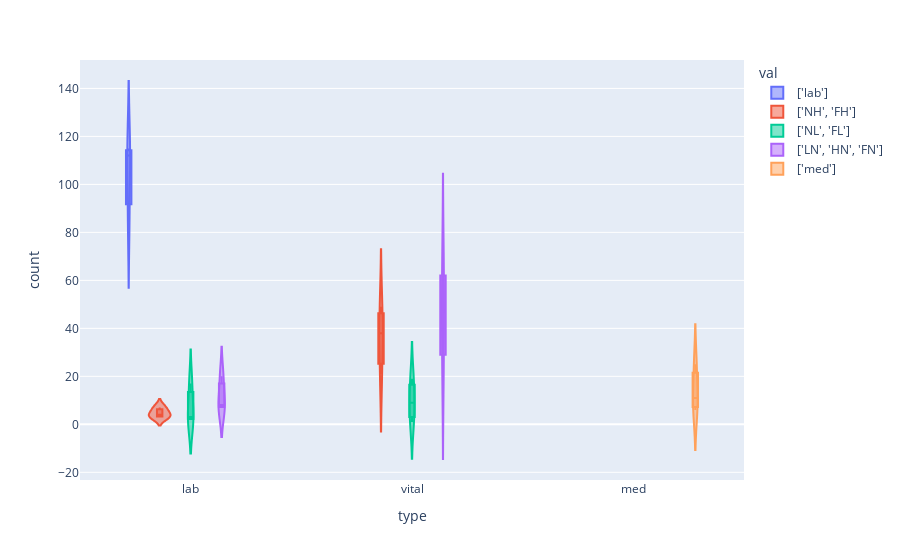

Notebook code for this chart:
### Markdown cell above
## average occurence

### Code cell
my_list= [
          {'type':'lab', 'col':'type', 'val':['lab'], 'sym':'circle', 'size':6, 'color':'gray', 'name':'Samples-Lab'}, 
          {'type':'lab', 'col':'change', 'val':['NH','FH'], 'sym':'triangle-up', 'size':12, 'color':'red', 'name':'High'},
          {'type':'lab', 'col':'change', 'val':['NL','FL'], 'sym':'triangle-down', 'size':12, 'color':'blue', 'name':'Low'},
          {'type':'lab', 'col':'change', 'val':['LN','HN','FN'], 'sym':'circle', 'size':8, 'color':'green', 'name':'Normal'},   

          
    
    
            {'type':'vital', 'col':'change', 'val':['NH','FH'], 'sym':'triangle-up', 'size':12, 'color':'red', 'name':'High'},
          {'type':'vital', 'col':'change', 'val':['NL','FL'], 'sym':'triangle-down', 'size':12, 'color':'blue', 'name':'Low'},
            {'type':'vital', 'col':'change', 'val':['LN','HN','FN'], 'sym':'circle', 'size':8, 'color':'green', 'name':'Normal'},   

          {'type':'med', 'col':'type', 'val':['med'], 'sym':'square', 'size':8, 'color':'green', 'name':'Medication'},

           

            
            
            ]
# print('# of icu stays: ',len(splits))
df_stat = pd.DataFrame()
for subset in my_list:
    marker=dict(symbol=subset['sym'], size=subset['size'], color=subset['color'])

    q= (df_con.type==subset['type']) & (df_con[subset['col']].isin(subset['val']))
    df_temp = df_con[q]
    df_temp2 = df_temp.groupby('tid').size().reset_index(name='count')
    df_temp2['type'] = subset['type']
    df_temp2['val'] = str(subset['val'])
    
    df_stat = pd.concat([df_stat, df_temp2])
    
    
    print("avg # of events for ",subset['type'],subset['val'],len(df_temp))
fig = px.violin(df_stat, x='type',y='count', color='val',  points=None, box=True)
fig.show()

### Figure 1 — Plotly figure (JSON) as saved in the notebook; plotly's stock layout.template omitted (floating-point values rounded to 4 significant figures)
{"data": [{"alignmentgroup": "True", "box": {"visible": true}, "hovertemplate": "val=['lab']<br>type=%{x}<br>count=%{y}<extra></extra>", "legendgroup": "['lab']", "marker": {"color": "#636efa"}, "name": "['lab']", "offsetgroup": "['lab']", "orientation": "v", "scalegroup": "True", "showlegend": true, "type": "violin", "x": ["lab", "lab", "lab"], "x0": " ", "xaxis": "x", "y": [115, 85, 112], "y0": " ", "yaxis": "y"}, {"alignmentgroup": "True", "box": {"visible": true}, "hovertemplate": "val=['NH', 'FH']<br>type=%{x}<br>count=%{y}<extra></extra>", "legendgroup": "['NH', 'FH']", "marker": {"color": "#EF553B"}, "name": "['NH', 'FH']", "offsetgroup": "['NH', 'FH']", "orientation": "v", "scalegroup": "True", "showlegend": true, "type": "violin", "x": ["lab", "lab", "lab", "vital", "vital", "vital"], "x0": " ", "xaxis": "x", "y": [4, 7, 3, 38, 49, 21], "y0": " ", "yaxis": "y"}, {"alignmentgroup": "True", "box": {"visible": true}, "hovertemplate": "val=['NL', 'FL']<br>type=%{x}<br>count=%{y}<extra></extra>", "legendgroup": "['NL', 'FL']", "marker": {"color": "#00cc96"}, "name": "['NL', 'FL']", "offsetgroup": "['NL', 'FL']", "orientation": "v", "scalegroup": "True", "showlegend": true, "type": "violin", "x": ["lab", "lab", "lab", "vital", "vital", "vital"], "x0": " ", "xaxis": "x", "y": [17, 2, 3, 9, 19, 1], "y0": " ", "yaxis": "y"}, {"alignmentgroup": "True", "box": {"visible": true}, "hovertemplate": "val=['LN', 'HN', 'FN']<br>type=%{x}<br>count=%{y}<extra></extra>", "legendgroup": "['LN', 'HN', 'FN']", "marker": {"color": "#ab63fa"}, "name": "['LN', 'HN', 'FN']", "offsetgroup": "['LN', 'HN', 'FN']", "orientation": "v", "scalegroup": "True", "showlegend": true, "type": "violin", "x": ["lab", "lab", "lab", "vital", "vital", "vital"], "x0": " ", "xaxis": "x", "y": [20, 7, 8, 47, 67, 23], "y0": " ", "yaxis": "y"}, {"alignmentgroup": "True", "box": {"visible": true}, "hovertemplate": "val=['med']<br>type=%{x}<br>count=%{y}<extra></extra>", "legendgroup": "['med']", "marker": {"color": "#FFA15A"}, "name": "['med']", "offsetgroup": "['med']", "orientation": "v", "scalegroup": "True", "showlegend": true, "type": "violin", "x": ["med", "med", "med"], "x0": " ", "xaxis": "x", "y": [11, 6, 25], "y0": " ", "yaxis": "y"}], "layout": {"legend": {"title": {"text": "val"}, "tracegroupgap": 0}, "margin": {"t": 60}, "violinmode": "group", "xaxis": {"anchor": "y", "domain": [0, 1], "title": {"text": "type"}}, "yaxis": {"anchor": "x", "domain": [0, 1], "title": {"text": "count"}}}}
